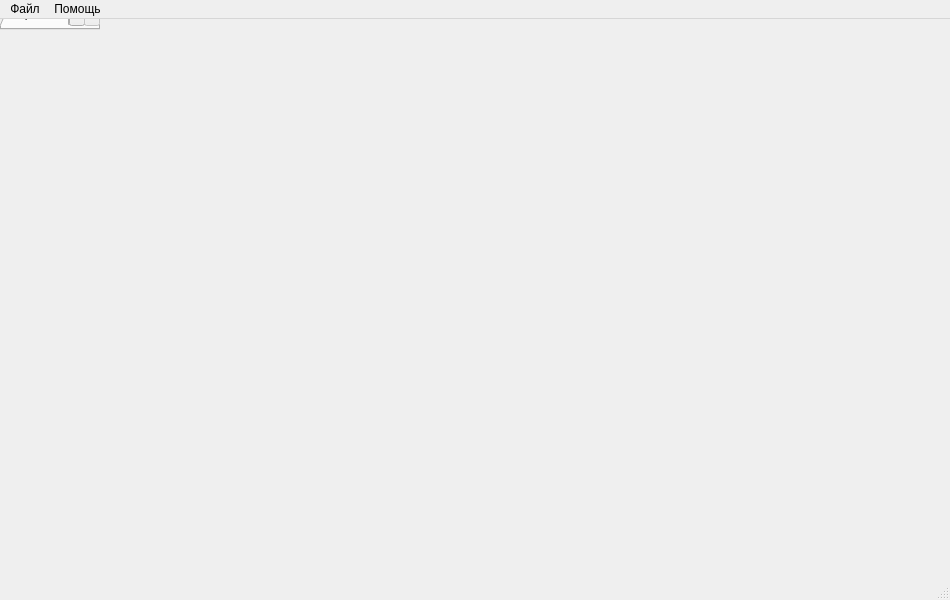
<?xml version="1.0" encoding="UTF-8"?>
<ui version="4.0">
 <class>MainWindow</class>
 <widget class="QMainWindow" name="MainWindow">
  <property name="geometry">
   <rect>
    <x>0</x>
    <y>0</y>
    <width>950</width>
    <height>600</height>
   </rect>
  </property>
  <property name="windowTitle">
   <string>Анализатор плагиата</string>
  </property>
  <widget class="QTabWidget" name="tabWidget">
   <property name="currentIndex">
    <number>1</number>
   </property>
   <widget class="QWidget" name="tabAnalysis">
    <attribute name="title">
     <string>Анализ текста</string>
    </attribute>
    <widget class="QTextEdit" name="textEdit">
     <property name="geometry">
      <rect>
       <x>10</x>
       <y>40</y>
       <width>611</width>
       <height>361</height>
      </rect>
     </property>
     <property name="placeholderText">
      <string>Введите текст для проверки...</string>
     </property>
    </widget>
    <widget class="QPushButton" name="btnCheck">
     <property name="geometry">
      <rect>
       <x>630</x>
       <y>360</y>
       <width>291</width>
       <height>40</height>
      </rect>
     </property>
     <property name="styleSheet">
      <string notr="true">QPushButton {
        background-color: #4CAF50;
        color: white;
        border: none;
        border-radius: 5px;
        font-weight: bold;
      }
      QPushButton:hover {
        background-color: #45a049;
      }</string>
     </property>
     <property name="text">
      <string>Проверить на плагиат</string>
     </property>
    </widget>
    <widget class="QGroupBox" name="groupBox">
     <property name="geometry">
      <rect>
       <x>630</x>
       <y>40</y>
       <width>291</width>
       <height>301</height>
      </rect>
     </property>
     <property name="title">
      <string>Результаты анализа</string>
     </property>
     <widget class="QLabel" name="lblUniqueness">
      <property name="geometry">
       <rect>
        <x>20</x>
        <y>50</y>
        <width>251</width>
        <height>31</height>
       </rect>
      </property>
      <property name="styleSheet">
       <string notr="true">font-size: 14px; font-weight: bold;</string>
      </property>
      <property name="text">
       <string>Уникальность: 0%</string>
      </property>
     </widget>
     <widget class="QProgressBar" name="progressBar">
      <property name="geometry">
       <rect>
        <x>20</x>
        <y>90</y>
        <width>251</width>
        <height>23</height>
       </rect>
      </property>
      <property name="value">
       <number>0</number>
      </property>
     </widget>
     <widget class="QLabel" name="lblChars">
      <property name="geometry">
       <rect>
        <x>20</x>
        <y>130</y>
        <width>251</width>
        <height>21</height>
       </rect>
      </property>
      <property name="text">
       <string>Всего символов: 0</string>
      </property>
     </widget>
     <widget class="QLabel" name="lblNoSpaces">
      <property name="geometry">
       <rect>
        <x>20</x>
        <y>160</y>
        <width>251</width>
        <height>21</height>
       </rect>
      </property>
      <property name="text">
       <string>Без пробелов: 0</string>
      </property>
     </widget>
     <widget class="QLabel" name="lblWords">
      <property name="geometry">
       <rect>
        <x>20</x>
        <y>190</y>
        <width>251</width>
        <height>21</height>
       </rect>
      </property>
      <property name="text">
       <string>Количество слов: 0</string>
      </property>
     </widget>
     <widget class="QPushButton" name="btnSave">
      <property name="geometry">
       <rect>
        <x>20</x>
        <y>260</y>
        <width>251</width>
        <height>30</height>
       </rect>
      </property>
      <property name="text">
       <string>Сохранить отчет</string>
      </property>
     </widget>
    </widget>
    <widget class="QLabel" name="label_5">
     <property name="geometry">
      <rect>
       <x>10</x>
       <y>10</y>
       <width>191</width>
       <height>21</height>
      </rect>
     </property>
     <property name="styleSheet">
      <string notr="true">font-weight: bold;</string>
     </property>
     <property name="text">
      <string>Текст для проверки:</string>
     </property>
    </widget>
   </widget>
   <widget class="QWidget" name="tabSettings">
    <attribute name="title">
     <string>Настройки</string>
    </attribute>
    <widget class="QGroupBox" name="groupBox_2">
     <property name="geometry">
      <rect>
       <x>20</x>
       <y>20</y>
       <width>891</width>
       <height>161</height>
      </rect>
     </property>
     <property name="title">
      <string>Параметры анализа</string>
     </property>
     <widget class="QCheckBox" name="chkIgnoreCase">
      <property name="geometry">
       <rect>
        <x>20</x>
        <y>30</y>
        <width>261</width>
        <height>22</height>
       </rect>
      </property>
      <property name="text">
       <string>Игнорировать регистр букв</string>
      </property>
      <property name="checked">
       <bool>true</bool>
      </property>
     </widget>
     <widget class="QPushButton" name="btnSaveSettings">
      <property name="geometry">
       <rect>
        <x>700</x>
        <y>120</y>
        <width>171</width>
        <height>30</height>
       </rect>
      </property>
      <property name="text">
       <string>Сохранить настройки</string>
      </property>
     </widget>
    </widget>
   </widget>
  </widget>
  <widget class="QMenuBar" name="menubar">
   <property name="geometry">
    <rect>
     <x>0</x>
     <y>0</y>
     <width>950</width>
     <height>26</height>
    </rect>
   </property>
   <widget class="QMenu" name="menuFile">
    <property name="title">
     <string>Файл</string>
    </property>
    <addaction name="actionOpen"/>
    <addaction name="actionSave"/>
    <addaction name="separator"/>
    <addaction name="actionExit"/>
   </widget>
   <widget class="QMenu" name="menuHelp">
    <property name="title">
     <string>Помощь</string>
    </property>
    <addaction name="actionAbout"/>
   </widget>
   <addaction name="menuFile"/>
   <addaction name="menuHelp"/>
  </widget>
  <widget class="QStatusBar" name="statusbar"/>
  <action name="actionOpen">
   <property name="text">
    <string>Открыть...</string>
   </property>
  </action>
  <action name="actionSave">
   <property name="text">
    <string>Сохранить...</string>
   </property>
  </action>
  <action name="actionExit">
   <property name="text">
    <string>Выход</string>
   </property>
  </action>
  <action name="actionAbout">
   <property name="text">
    <string>О программе</string>
   </property>
  </action>
 </widget>
 <resources/>
 <connections/>
</ui>
